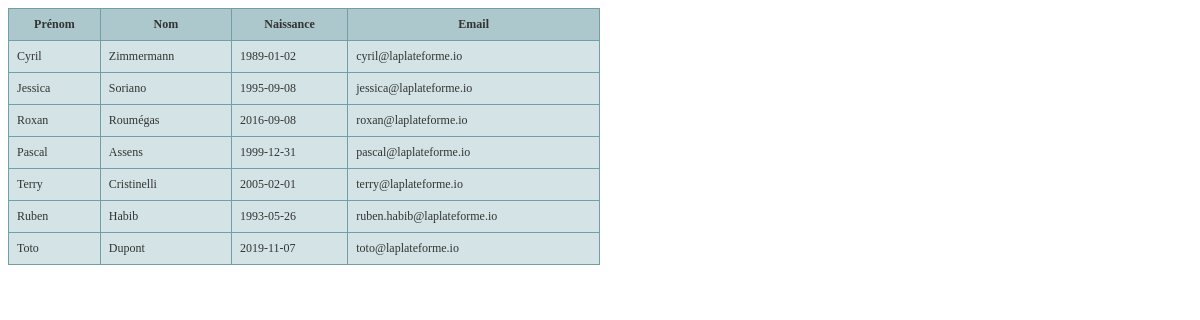
Screenshot of /jour10/job01/index.php with the database file from the repository.
### tables this page shows
CREATE TABLE IF NOT EXISTS `etudiants` (
  `id` int(11) NOT NULL AUTO_INCREMENT,
  `prenom` varchar(255) NOT NULL,
  `nom` varchar(255) NOT NULL,
  `naissance` date NOT NULL,
  `sexe` varchar(255) NOT NULL,
  `email` varchar(255) NOT NULL,
  PRIMARY KEY (`id`)
);

### jour10/job01/index.php (the view, shortened to what this page needs)
<!DOCTYPE html>
<html>
<body>
<?php
$servername = "localhost";
$username = "root";
$password = "";
$dbname = "jour09";
$conn = mysqli_connect($servername, $username, $password, $dbname);
$sql = "SELECT * FROM `etudiants`";
$result = $conn->query($sql);
if (mysqli_num_rows($result) > 0) {
	echo "<table class='tftable'> <tr><th>Prénom</th><th> Nom</th><th> Naissance</th><th> Email</th></tr>";
  while($row = mysqli_fetch_assoc($result)) {
    echo "<tr><td>" . $row["prenom"]. "</td><td>" . $row["nom"]. "</td><td>" . $row["naissance"]. "</td><td>" . $row["email"]. "</td></tr>";
  }
echo "</table>";
} else {
  echo "0 results";
}
?>
</body>
</html>

### jour10/job01/index.php (style rules this page uses)
.tftable { font-size:12px;color:#333333;width:50%;border-width: 1px;border-color: #729ea5;border-collapse: collapse; }
.tftable th { font-size:12px;background-color:#acc8cc;border-width: 1px;padding: 8px;border-style: solid;border-color: #729ea5;text-align:center; }
.tftable tr { background-color:#d4e3e5; }
.tftable td { font-size:12px;border-width: 1px;padding: 8px;border-style: solid;border-color: #729ea5; }

### rows the page displays
etudiants: prenom "Cyril", nom "Zimmermann", naissance "1989-01-02", email "cyril@laplateforme.io"
etudiants: prenom "Jessica", nom "Soriano", naissance "1995-09-08", email "jessica@laplateforme.io"
etudiants: prenom "Roxan", nom "Roumégas", naissance "2016-09-08", email "roxan@laplateforme.io"
etudiants: prenom "Pascal", nom "Assens", naissance "1999-12-31", email "pascal@laplateforme.io"
etudiants: prenom "Terry", nom "Cristinelli", naissance "2005-02-01", email "terry@laplateforme.io"
etudiants: prenom "Ruben", nom "Habib", naissance "1993-05-26", email "ruben.habib@laplateforme.io"
etudiants: prenom "Toto", nom "Dupont", naissance "2019-11-07", email "toto@laplateforme.io"
